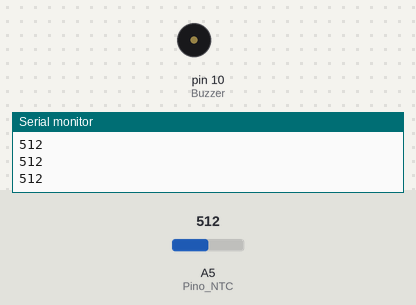
A sketch run on a simulated Arduino Uno, built with avr-gcc and run on an emulated ATmega328P. Parts: buzzer (waves = sounding, pin HIGH), the last lines printed to the serial monitor. The inputs (shaded band) are chosen by the test bench; at power-on: A5 (Pino_NTC) = 512.

Above: at 1.2 s.
1.3 s: A5 (Pino_NTC) set to 885
2.8 s: A5 (Pino_NTC) set to 915
At 3.6 s:
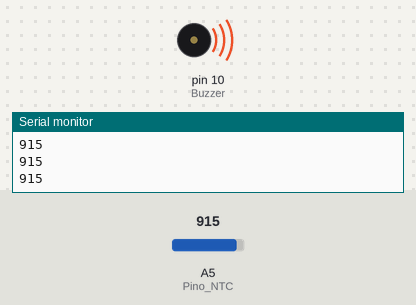
4.3 s: A5 (Pino_NTC) set to 900
At 4.7 s:
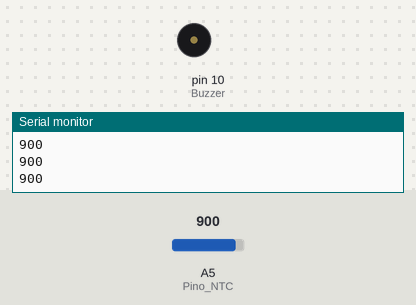
5.8 s: A5 (Pino_NTC) set to 1023
At 7.2 s:
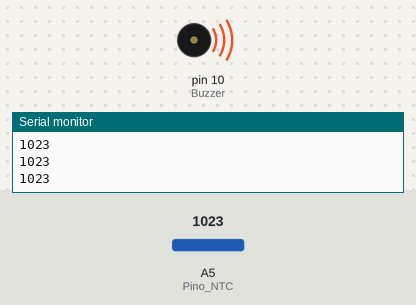
Timing chart, 0 to 8.3 s (numbered marks = the images above; inputs shaded):
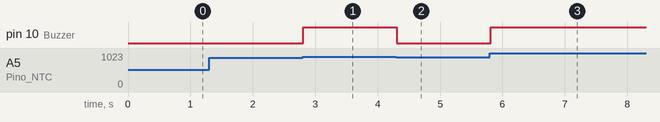

Measured:
- the behaviour switches between 900 and 901 on A5 (Pino_NTC) (found by bisection; images 0 and 1)
- after the input at 2.8 s, pin 10 (Buzzer): LOW → HIGH at once
- after the input at 4.3 s, pin 10 (Buzzer): HIGH → LOW at once
- after the input at 5.8 s, pin 10 (Buzzer): LOW → HIGH at once

The sketch:

alarmetemp.ino
```cpp
/*==========================================================================
tbytecreator 2026
Alarme de Temperatura simples
==========================================================================*/
int Pino_NTC = 5;   //Sensor NTC conectado ao Pino 5
int Buzzer = 10;    //Buzzer no pino 10
int Valor_Sensor = 0;

void setup()
{
    Serial.begin(9600);
    pinMode(Buzzer, OUTPUT);
}

void loop()
{
    Valor_Sensor = analogRead(Pino_NTC); //Lê sinal do sensor
    Serial.println(Valor_Sensor);

    //Verifica se a temperatura ultrapassou o limite
    if (Valor_Sensor > 900)
    {
        digitalWrite(Buzzer, HIGH); // Se sim, toca alarme
    }
    else
    {
        digitalWrite(Buzzer, LOW); // Caso contrário desliga o alarme
    }
}
```
